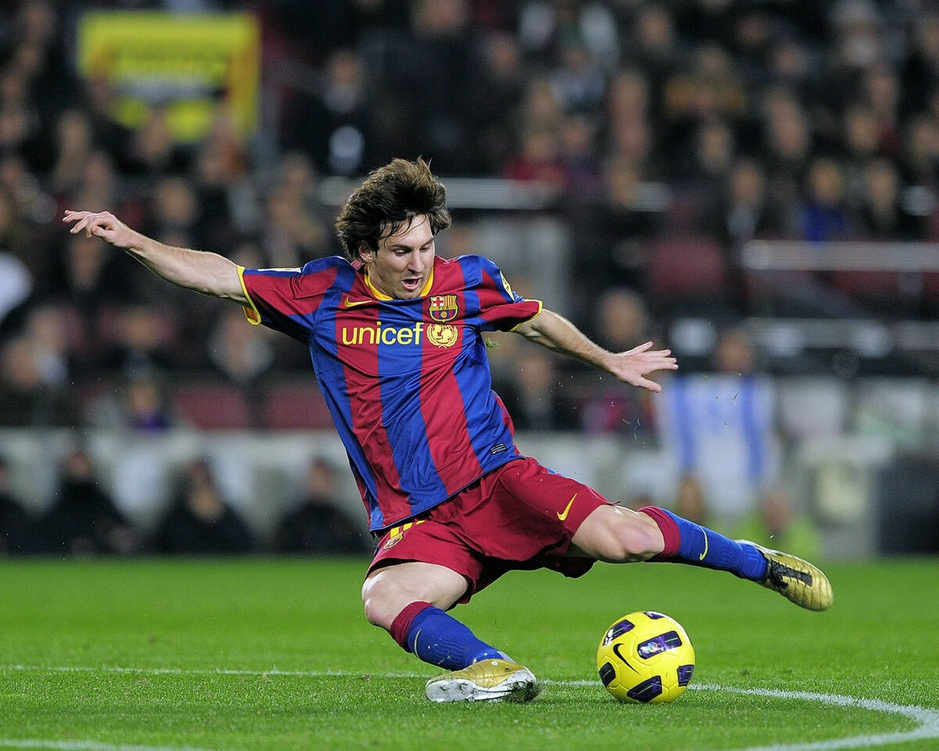
#> input picture OpenCV/3 Image Processing in OpenCV/11 - Image Transforms in OpenCV/messi5.jpg, 939 x 751 px, shrunk from 1200 x 960 before the run
$ python ft_inverse_shift.py
#> lines starting #> are read from the running program, lines starting #| are printed output that depends on the picture
import cv2 as cv
import numpy as np
from matplotlib import pyplot as plt

img = cv.imread('messi5.jpg', cv.IMREAD_GRAYSCALE)
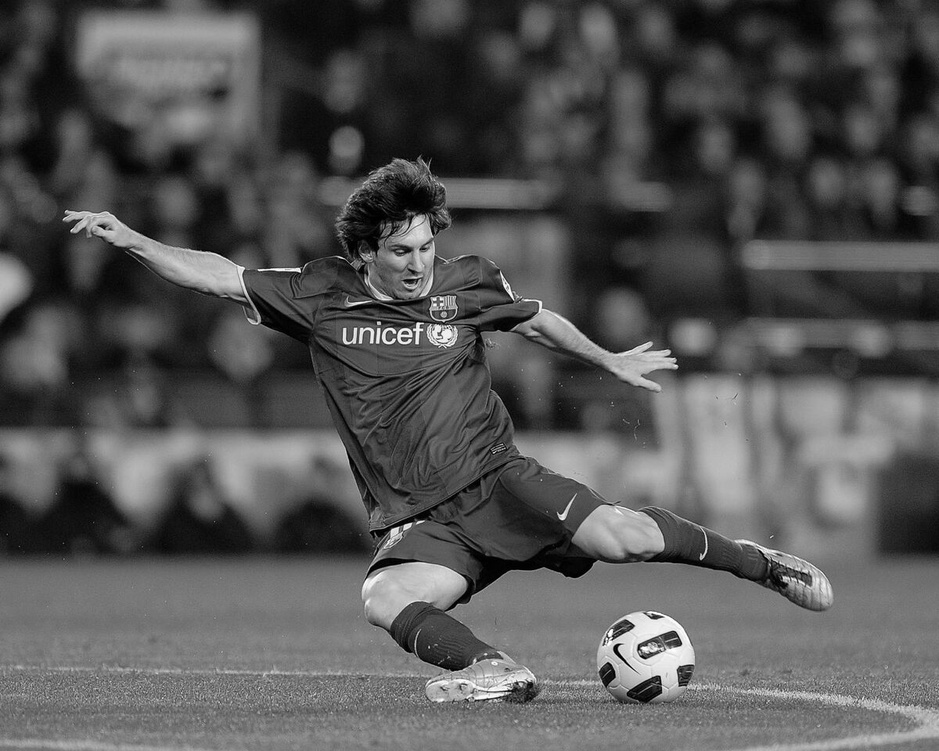
#> img: shape (751, 939); min 0, max 255, mean 84.6
assert img is not None, 'check os.path.exists(img)'

f = np.fft.fft2(img)
fshift = np.fft.fftshift(f)

rows, cols = img.shape
#> rows = 751; cols = 939
crow, ccol = rows//2, cols//2
#> crow = 375; ccol = 469
fshift[crow-30:crow+31, ccol-30:ccol+31] = 0
f_ishift = np.fft.ifftshift(fshift)
img_back = np.fft.ifft2(f_ishift)
img_back = np.real(img_back)
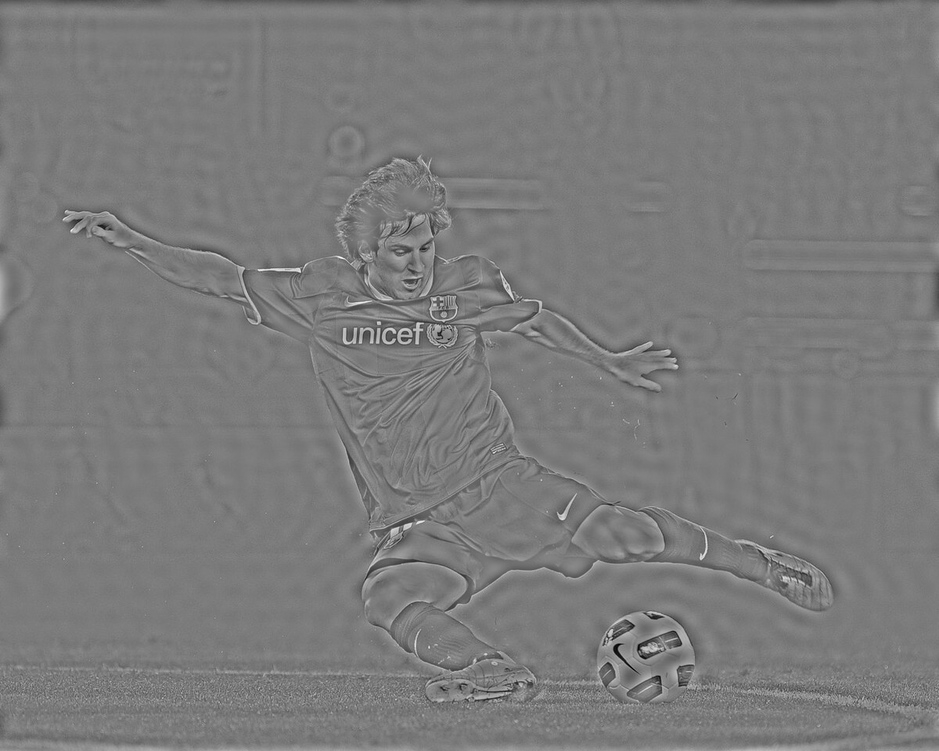
#> img_back: shape (751, 939) float64; min -189.7, max 201.8, mean 0; drawn with min black and max white

plt.subplot(131),plt.imshow(img, cmap = 'gray')
plt.title('Input Image'), plt.xticks([]), plt.yticks([])
plt.subplot(132),plt.imshow(img_back, cmap = 'gray')
plt.title('Image after HPF'), plt.xticks([]), plt.yticks([])
plt.subplot(133),plt.imshow(img_back)
plt.title('Result in JET'), plt.xticks([]), plt.yticks([])

plt.show()
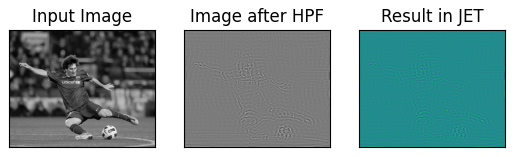
#> figure drawn by matplotlib, 3 panels
